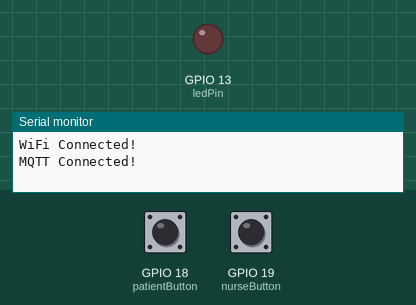
Simulated run of this sketch. Board: ESP32. On the bench: output pins drawn as LEDs (lit = HIGH), the last lines printed to the serial monitor. The inputs (shaded band) are chosen by the test bench; at power-on: GPIO 18 (patientButton) HIGH, GPIO 19 (nurseButton) HIGH. WiFi joins after 1.5 s; servers stay silent unless stated; no MQTT or app messages arrive unless stated.

Above: at 2.7 s.
2.8 s: GPIO 18 (patientButton) pulled LOW for 0.15 s
At 3.9 s:
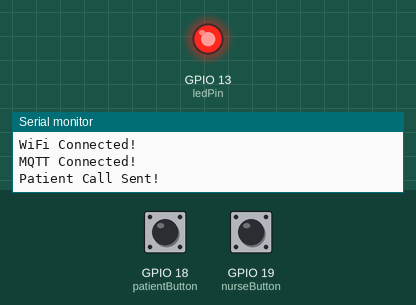
4.4 s: GPIO 19 (nurseButton) pulled LOW for 0.15 s
At 5.3 s:
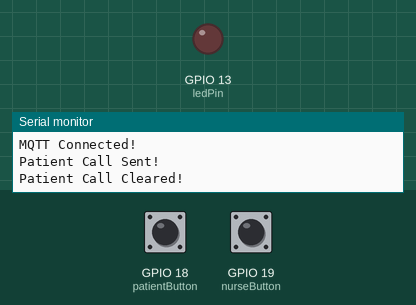
6.0 s: GPIO 18 (patientButton) pulled LOW for 1 s
At 6.7 s:
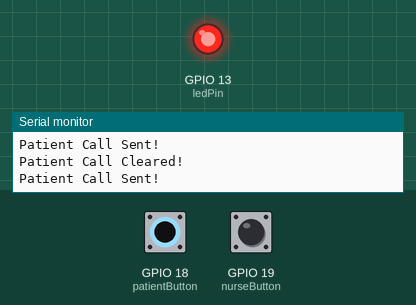
8.5 s: GPIO 19 (nurseButton) pulled LOW for 1 s
At 8.9 s:
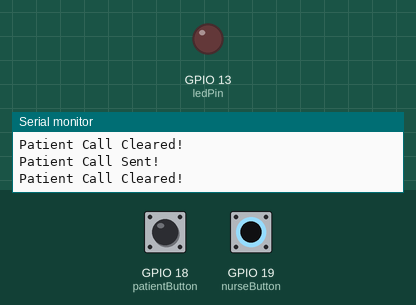
Timing chart, 0 to 11.5 s (numbered marks = the images above; inputs shaded):
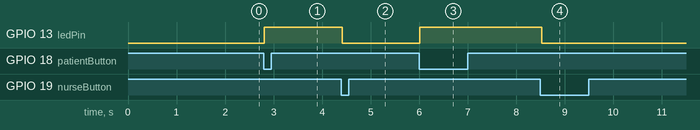

Measured:
- after the input at 2.8 s, GPIO 13 (ledPin): LOW → HIGH at once
- after the input at 4.4 s, GPIO 13 (ledPin): HIGH → LOW at once
- after the input at 6.0 s, GPIO 13 (ledPin): LOW → HIGH at once
- after the input at 8.5 s, GPIO 13 (ledPin): HIGH → LOW at once

The sketch:

sketch.ino
```cpp
#include <WiFi.h>
#include <PubSubClient.h>
const char* ssid = "Wokwi-GUEST";
const char* password = "";
const char* mqtt_server = "broker.hivemq.com";
const int mqtt_port = 1883;
const int patientButton = 18;
const int nurseButton = 19;
const int ledPin = 13;

bool callActive = false;
WiFiClient espClient;
PubSubClient client(espClient);

void setup() {
  pinMode(patientButton, INPUT_PULLUP);
  pinMode(nurseButton, INPUT_PULLUP);
  pinMode(ledPin, OUTPUT);

  digitalWrite(ledPin, LOW);
  Serial.begin(115200);
WiFi.begin(ssid, password);
while (WiFi.status() != WL_CONNECTED) {
  delay(500);
}
Serial.println("WiFi Connected!");
client.setServer(mqtt_server, mqtt_port);
if (client.connect("NurseCallESP32_4240")) {
  Serial.println("MQTT Connected!");
} else {
  Serial.println("MQTT Connection Failed!");
}
}

void loop() {
  client.loop();
 if (digitalRead(patientButton) == LOW && !callActive) {
  callActive = true;
  client.publish("nursecall4240/room1", "CALL");
  Serial.println("Patient Call Sent!");
}

 if (digitalRead(nurseButton) == LOW && callActive) {
  callActive = false;
  client.publish("nursecall4240/room1", "CLEARED");
  Serial.println("Patient Call Cleared!");
}

  digitalWrite(ledPin, callActive ? HIGH : LOW);

  delay(50);
}
```
